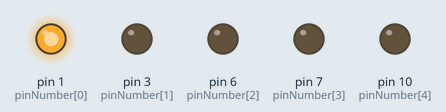
Recording of a sketch running on a simulated Arduino Uno, built with avr-gcc and run on an emulated ATmega328P. On the bench: output pins drawn as LEDs (lit = HIGH).

Above: at 0.15 s.
At 1.35 s:
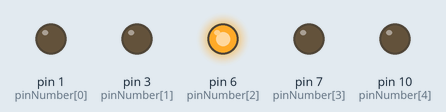
At 1.95 s:
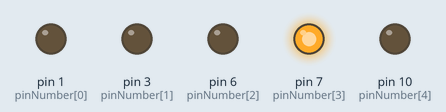
At 2.55 s:
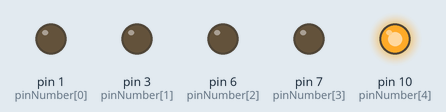
At 3.75 s:
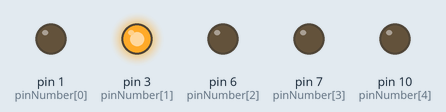
At 6.45 s:
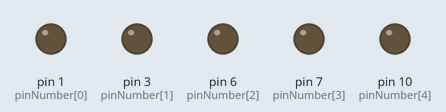
Timing chart, 0 to 6.9 s (numbered marks = the images above):
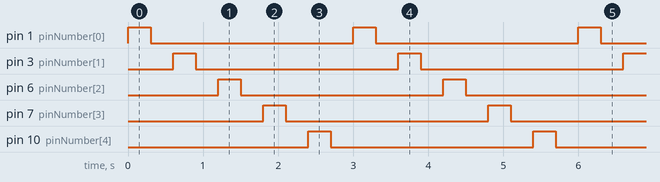

The sketch:

Array_Led.ino
```cpp
int pinNumber[] ={1,3,6,7,10};
void setup() {
  // put your setup code here, to run once:
 for( int i=0;i<=4;i++)
 {
  pinMode(pinNumber[i],OUTPUT);
 }
 }


void loop() {
  // put your main code here, to run repeatedly:
  for( int j=0;j<=4;j++)
 {
 digitalWrite(pinNumber[j],HIGH);// led will be ON
  delay(300); // waiting 300ms
  digitalWrite(pinNumber[j],LOW);// led will be off
  delay(300); // waiting time 300ms
 }
}
```

Measured:
- by itself, pin 1 (pinNumber[0]), pin 3 (pinNumber[1]), pin 6 (pinNumber[2]), pin 7 (pinNumber[3]), pin 10 (pinNumber[4]): alternates HIGH for 0.30 s and LOW for 2.7 s
- by itself, everything shown: repeats every 3.0 s, in 10 steps
